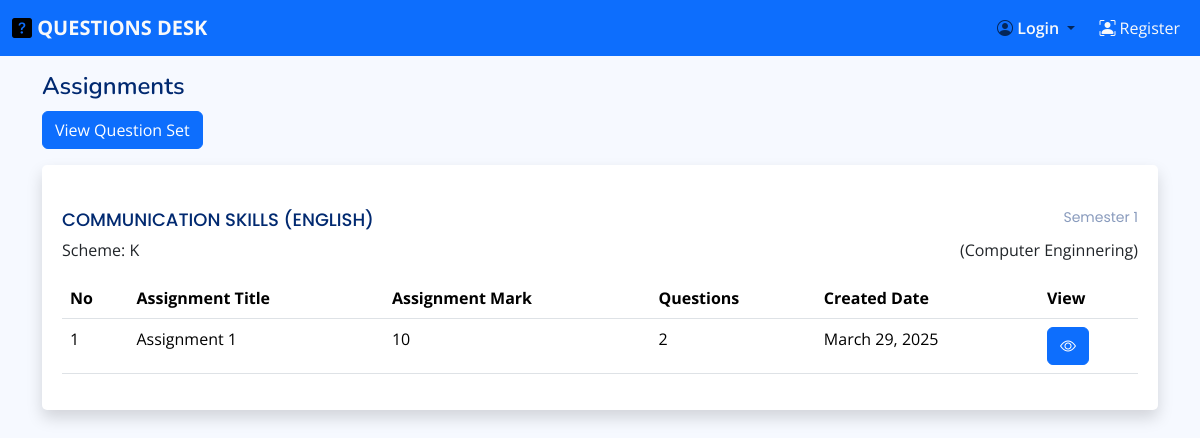
Before: /assignments/1/ with the older database file.
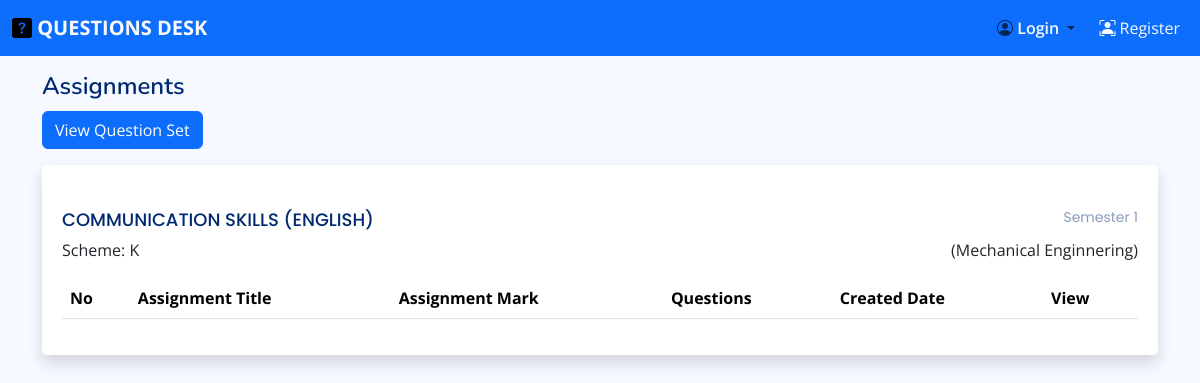
After: the same page with the newer database file.
### Users/models.py (models this page shows, shortened)
class Subject(models.Model):
    id = models.BigAutoField(primary_key=True)
    subject_code = models.CharField(max_length=100, unique=True, null=False, blank=False)
    subject_name = models.CharField(max_length=255, null=False, blank=False)
    semester = models.CharField(max_length=100, null=False, blank=False)
    department =models.CharField(max_length=100, null=False, blank=False)
    scheme = models.CharField(max_length=10, null=False, blank=False)
    class Meta:
        db_table = 'Subjects'

### Questions/models.py (models this page shows, shortened)
class QuestionPaper(models.Model):
    id = models.BigAutoField(primary_key=True)
    question_paper_type = models.CharField(max_length=20, null=False, blank=False)
    question_paper_title = models.CharField(max_length=255, null=False, blank=False)
    question_paper_subject = models.ForeignKey(Subject, related_name='question_papers', on_delete=models.CASCADE)
    question_paper_total_marks = models.IntegerField(null=False, blank=False, default=0)
    question_count = models.IntegerField(null=False, blank=False, default=1)
    academic_year_start =  models.IntegerField(null=False, blank=False, default=2024)
    academic_year_end =  models.PositiveIntegerField(null=False, blank=False, default=2025)
    exam_date = models.DateField(null=True, blank=True)
    exam_hour = models.PositiveIntegerField(null=True, blank=True)
    exam_minute = models.PositiveIntegerField(null=True, blank=True)
    divisions = models.ManyToManyField(Division, related_name='question_papers')
    status = models.CharField(max_length=100, null=False, blank=False, default='Incomplete')
    created_date = models.DateField(auto_now_add=True)
    class Meta:
        db_table = 'Question Papers'

### Users/views.py (the view)
# urls.py: path('assignments/<int:subject_id>/', assignments_view, name='assignments-view'),
def assignments_view(request, subject_id):
    subject = Subject.objects.get(id=subject_id)
    assignments = QuestionPaper.objects.filter(question_paper_type='Assignment', question_paper_subject=subject, status="Complete").order_by('question_paper_title')
    return render(request, 'users/assignments.html', context={'assignments':assignments, 'subject':subject})

### Users/templates/users/assignments.html (shortened to what this page needs)
{% extends "users/base_site.html" %}
{% block main %}
<div class="pagetitle mt-3">
    <h1>Assignments</h1>
</div>
<a href="{% url "question-sets-view" subject.id %}" class="btn btn-primary">View Question Set</a>
<section class="section mt-3">
    <div class="row justify-content-center">
        <div class="col-12">
            <div class="card shadow">
                <div class="card-body pt-4">
                    <h5 class="card-title mb-2 pb-0 d-flex justify-content-between">
                        {{subject.subject_name}}
                        <span>{{subject.semester}}</span>
                    </h5>
                    <p class="card-text d-flex justify-content-between">
                        Scheme: {{subject.scheme}}
                        <span>({{subject.department}})</span>
                    </p>
                    <table class="table datatable">
                        <thead>
                            <tr>
                                <th>No</th>
                                <th>Assignment Title</th>
                                <th>Assignment Mark</th>
                                <th>Questions</th>
                                <th>Created Date</th>
                                <th>View</th>
                            </tr>
                        </thead>
                        <tbody>
                            {% for assignment in assignments %}
                            <tr>
                                <td>{{forloop.counter}}</td>
                                <td>{{assignment.question_paper_title}}</td>
                                <td>{{assignment.question_paper_total_marks}}</td>
                                <td>{{assignment.divisions.count}}</td>
                                <td>{{assignment.created_date}}</td>
                                <td>
                                    <a href="{% url "assignment-view" assignment.id %}" class="btn btn-primary">
                                        <i class="bi bi-eye"></i>
                                    </a>
                                </td>
                            </tr>
                            {% endfor %}
                        </tbody>
                    </table>
                </div>
            </div>
        </div>
    </div>
</section>
{% endblock main %}

Changed rows visible on the page:
removed QuestionPaper: question_paper_title "Assignment 1", question_paper_total_marks "10", divisions.count "2", created_date "March 29, 2025"
changed Subject "COMMUNICATION SKILLS (ENGLISH)": department "Computer Enginnering" → "Mechanical Enginnering"
